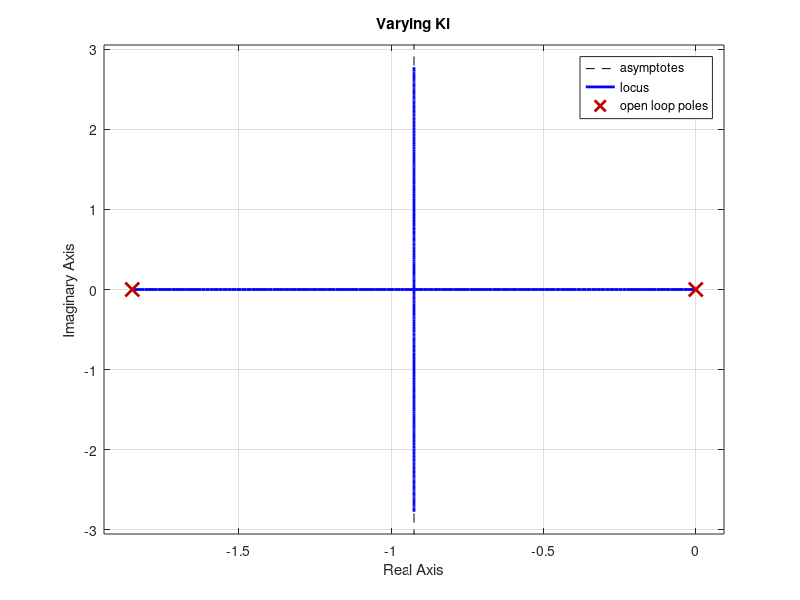
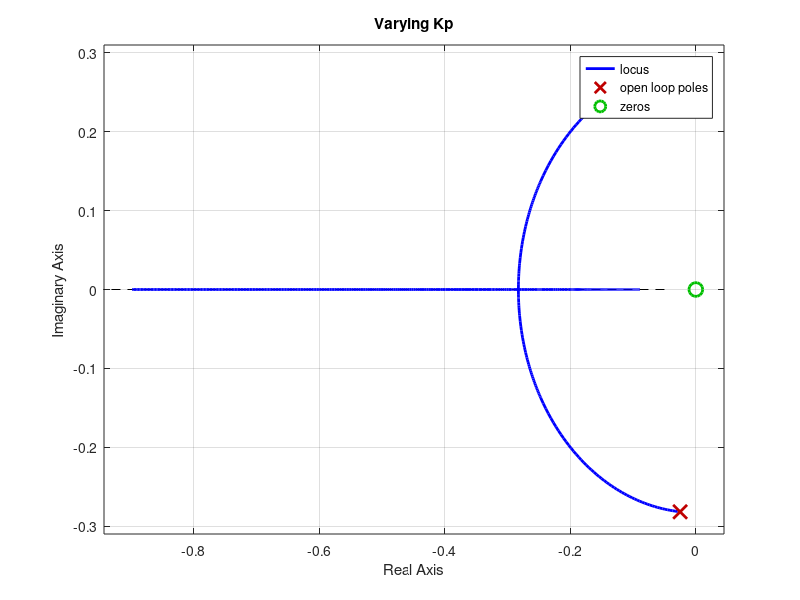

Here is the MATLAB script that generated these plots, in order:
% Parameters
m = 1000;
b = 50;

%% Root Locus for Varying Ki (Kp fixed)
Kp = 1800;

% G_pseudo_Ki(s) = 1 / (s * (m*s + b + Kp))
num1 = 1;
den1 = conv([1 0], [m (b + Kp)]); % s * (m*s + b + Kp)

G_Ki = tf(num1, den1);

figure;
rlocus(G_Ki);
title('Varying Ki');
grid on;

%% Root Locus for Varying Kp (Ki fixed)
Ki = 80;

% G_pseudo_Kp(s) = s / (m*s^2 + b*s + Ki)
num2 = [1 0]; % s
den2 = [m b Ki];

G_Kp = tf(num2, den2);

figure;
rlocus(G_Kp);
title('Varying Kp');
grid on;
